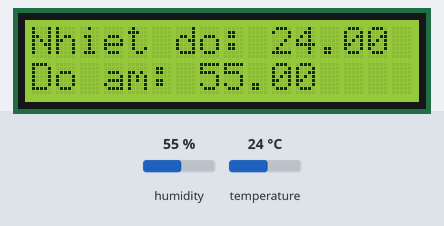
Simulated run of this sketch. Board: Arduino Uno, built with avr-gcc and run on an emulated ATmega328P. Shown: 16×2 character LCD. The test bench sets the inputs (shaded band); at power-on: humidity 55 %, temperature 24 °C.

Above: at 1.2 s.
1.3 s: humidity set to 22 %
At 3.4 s:
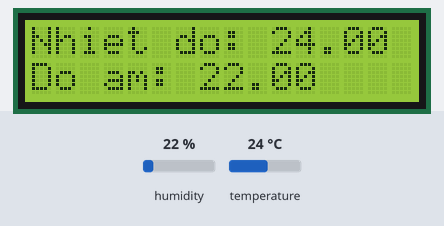
4.1 s: temperature set to 12 °C
At 5.2 s:
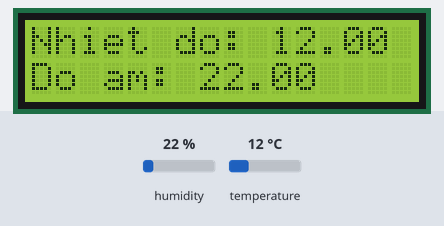
6.9 s: humidity set to 40 %
At 9.5 s:
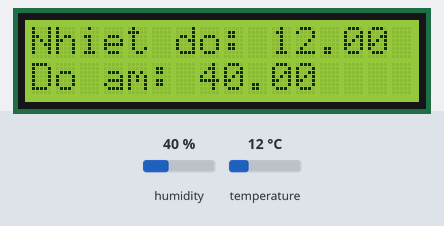
9.8 s: temperature set to 19 °C
At 11.5 s:
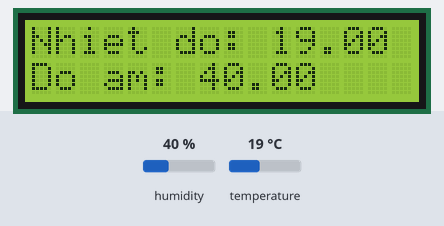
Timing chart, 0 to 13.0 s (numbered marks = the images above; inputs shaded):
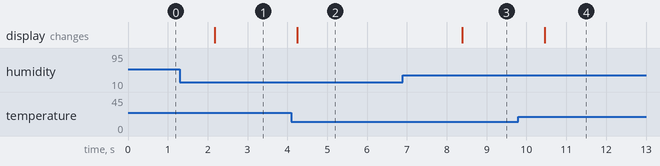

The sketch:

DoDHT22_LCD.ino
```cpp
#include <Wire.h>
#include "DHT.h"
#include <LiquidCrystal_I2C.h>

LiquidCrystal_I2C lcd(0x27,16,2);

const int DHTPIN=2;
const int DHTTYPE = DHT22;
DHT dht(DHTPIN,DHTTYPE);
void setup() {
  // put your setup code here, to run once:
  lcd.init();
  lcd.backlight();   //Bật đèn nền
  dht.begin();
}

void loop() {
  // put your main code here, to run repeatedly:
  float h = dht.readHumidity();
  float t = dht.readTemperature();
  lcd.setCursor(0,0);
  lcd.print("Nhiet do: ");
  lcd.println(t);
  lcd.setCursor(0,1);
  lcd.print("Do am: ");
  lcd.println(h);
  lcd.println();
  delay(1000);
}
```

Measured:
- after the input at 1.3 s, the display: changes after 0.87 s (image 1)
- after the input at 4.1 s, the display: changes after 0.14 s (image 2)
- after the input at 6.9 s, the display: changes after 1.5 s (image 3)
- after the input at 9.8 s, the display: changes after 0.65 s (image 4)
